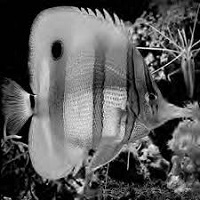
%> input picture in/images/image1.gif, 200 x 200 px
$ octave --eval "task5;"   (GNU Octave 9; MATLAB toolbox functions it lacks are replaced by stand-ins)
%> lines starting %> are read from the running program, lines starting %| are printed output that depends on the picture
function task5()
  pkg load image;

  image_matrix = double(imread("in/images/image1.gif"));
%> image_matrix: size 200x200x3 double; min 0, max 255, mean 91.7; mean of the top-left, top-right, bottom-left and bottom-right quarters 98.2, 79.2, 102.9, 86.5
  [m n] = size(image_matrix);
%> m = 200; n = 600


    q = [];
    for i = 1:m
      zum = 0;
      for j = 1:n
        zum = zum + image_matrix(i,j);
      endfor
      zum = zum / n;
      q = [q zum];
    endfor
%> this loop made 200 passes
%> zum on passes 10 to 12: 51.05, 58.72, 64.53
%> after the loop, q = 200 values, max 129.2 at index 116, min 10.16 at index 2, mean 91.7

    for i = 1:m
      for j = 1:n
          image_matrix(i, j) = image_matrix(i, j) - q(i);
       endfor
    endfor
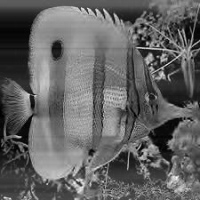
%> image_matrix: size 200x200x3 double; min -129.2, max 203.4, mean 0; drawn with min black and max white

     Z = [];
%> (the run ends here)
